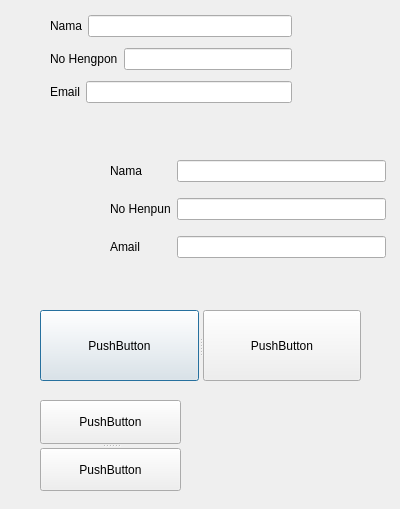
<?xml version="1.0" encoding="UTF-8"?>
<ui version="4.0">
 <class>Dialog</class>
 <widget class="QDialog" name="Dialog">
  <property name="geometry">
   <rect>
    <x>0</x>
    <y>0</y>
    <width>400</width>
    <height>509</height>
   </rect>
  </property>
  <property name="windowTitle">
   <string>Dialog</string>
  </property>
  <widget class="QWidget" name="">
   <property name="geometry">
    <rect>
     <x>50</x>
     <y>10</y>
     <width>242</width>
     <height>101</height>
    </rect>
   </property>
   <layout class="QVBoxLayout" name="verticalLayout">
    <item>
     <layout class="QHBoxLayout" name="horizontalLayout">
      <item>
       <widget class="QLabel" name="label">
        <property name="text">
         <string>Nama</string>
        </property>
       </widget>
      </item>
      <item>
       <widget class="QLineEdit" name="lineEdit1"/>
      </item>
     </layout>
    </item>
    <item>
     <layout class="QHBoxLayout" name="horizontalLayout_2">
      <item>
       <widget class="QLabel" name="label_2">
        <property name="text">
         <string>No Hengpon</string>
        </property>
       </widget>
      </item>
      <item>
       <widget class="QLineEdit" name="lineEdit1_2"/>
      </item>
     </layout>
    </item>
    <item>
     <layout class="QHBoxLayout" name="horizontalLayout_3">
      <item>
       <widget class="QLabel" name="label_3">
        <property name="text">
         <string>Email</string>
        </property>
       </widget>
      </item>
      <item>
       <widget class="QLineEdit" name="lineEdit1_3"/>
      </item>
     </layout>
    </item>
   </layout>
  </widget>
  <widget class="QWidget" name="">
   <property name="geometry">
    <rect>
     <x>110</x>
     <y>150</y>
     <width>276</width>
     <height>118</height>
    </rect>
   </property>
   <layout class="QGridLayout" name="gridLayout">
    <item row="2" column="0">
     <widget class="QLabel" name="label_6">
      <property name="text">
       <string>Amail</string>
      </property>
     </widget>
    </item>
    <item row="0" column="0">
     <widget class="QLabel" name="label_4">
      <property name="text">
       <string>Nama</string>
      </property>
     </widget>
    </item>
    <item row="0" column="2">
     <widget class="QLineEdit" name="lineEdit1_4"/>
    </item>
    <item row="1" column="0">
     <widget class="QLabel" name="label_5">
      <property name="text">
       <string>No Henpun</string>
      </property>
     </widget>
    </item>
    <item row="1" column="2">
     <widget class="QLineEdit" name="lineEdit1_5"/>
    </item>
    <item row="2" column="2">
     <widget class="QLineEdit" name="lineEdit1_6"/>
    </item>
   </layout>
  </widget>
  <widget class="QSplitter" name="splitter">
   <property name="geometry">
    <rect>
     <x>40</x>
     <y>310</y>
     <width>321</width>
     <height>71</height>
    </rect>
   </property>
   <property name="orientation">
    <enum>Qt::Horizontal</enum>
   </property>
   <widget class="QPushButton" name="pushButton">
    <property name="text">
     <string>PushButton</string>
    </property>
   </widget>
   <widget class="QPushButton" name="pushButton_2">
    <property name="text">
     <string>PushButton</string>
    </property>
   </widget>
  </widget>
  <widget class="QSplitter" name="splitter_2">
   <property name="geometry">
    <rect>
     <x>40</x>
     <y>400</y>
     <width>141</width>
     <height>91</height>
    </rect>
   </property>
   <property name="orientation">
    <enum>Qt::Vertical</enum>
   </property>
   <widget class="QPushButton" name="pushButton_4">
    <property name="text">
     <string>PushButton</string>
    </property>
   </widget>
   <widget class="QPushButton" name="pushButton_3">
    <property name="text">
     <string>PushButton</string>
    </property>
   </widget>
  </widget>
  <zorder></zorder>
  <zorder>lineEdit1</zorder>
  <zorder>label</zorder>
  <zorder>lineEdit1</zorder>
  <zorder>layoutWidget</zorder>
  <zorder>layoutWidget_2</zorder>
  <zorder>label_4</zorder>
  <zorder>lineEdit1_4</zorder>
  <zorder>label_4</zorder>
  <zorder>lineEdit1_4</zorder>
  <zorder>label_5</zorder>
  <zorder>lineEdit1_5</zorder>
  <zorder>label_6</zorder>
  <zorder>lineEdit1_6</zorder>
  <zorder>pushButton</zorder>
  <zorder>pushButton_2</zorder>
  <zorder>pushButton_3</zorder>
  <zorder>pushButton_4</zorder>
  <zorder>lineEdit1_3</zorder>
 </widget>
 <resources/>
 <connections/>
</ui>
